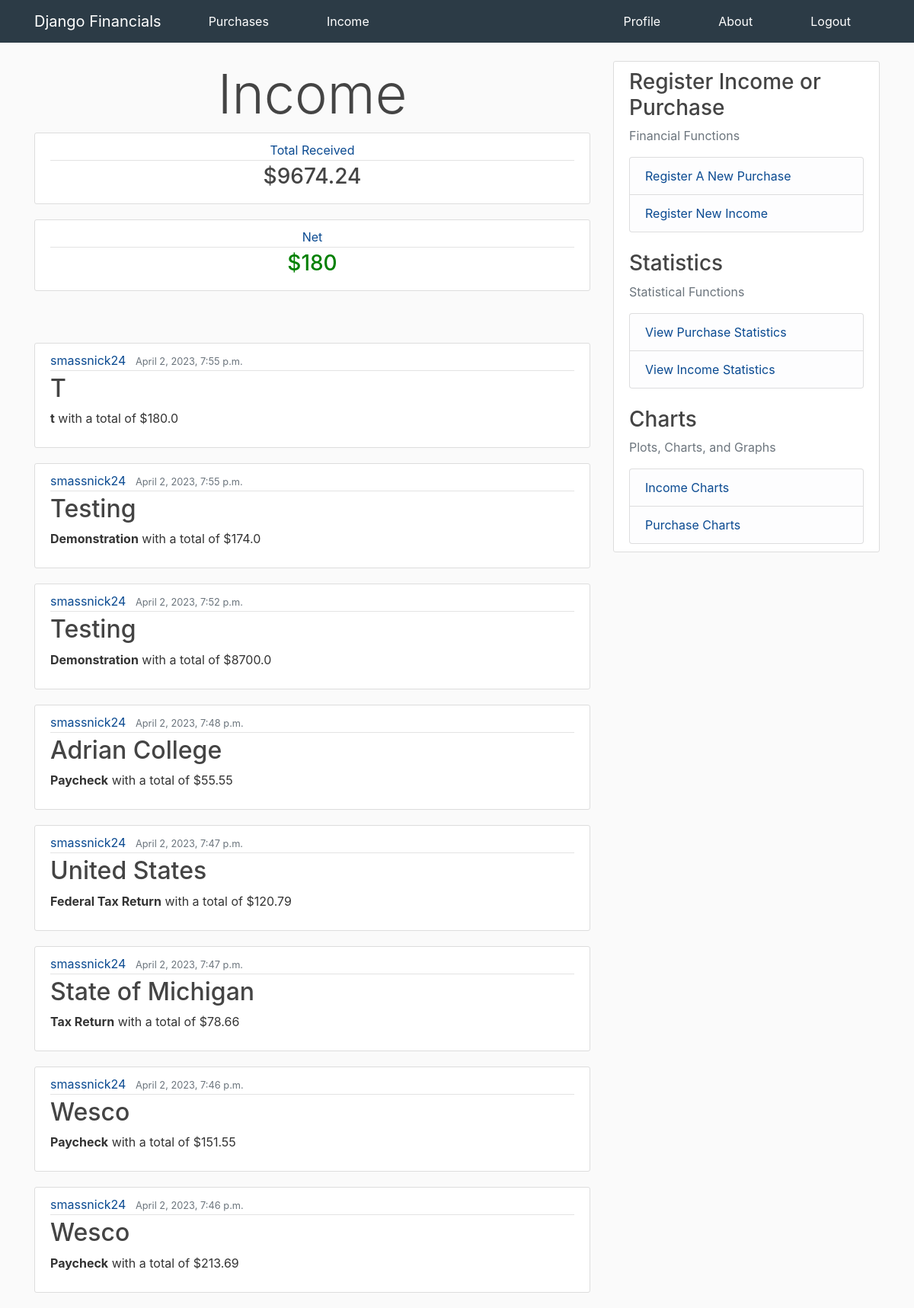
The page /income (signed in) on the database its author committed.
### finance_app/models.py (models this page shows, shortened)
class Income(models.Model):
    income_source = models.TextField()
    income_description = models.TextField()
    amount = models.FloatField()
    date_received = models.DateTimeField(default=timezone.now)
    month_received = models.IntegerField(default=timezone.now().month)
    owner = models.ForeignKey(User, on_delete=models.CASCADE)

### finance_app/views.py (the view)
# urls.py: path("income", views.income_page, name="income_page"),
@login_required
def income_page(request):
    total_inc = sum([income.amount for income in Income.objects.filter(owner=request.user)])
    total_pur = sum([purchase.amount for purchase in Purchase.objects.filter(owner=request.user)])
    net = total_inc - total_pur
    if net < 0.001 and net > -0.001:
        net = 0
    context = {
        "title": "Income",
        'incomes': reversed(Income.objects.all()),
        'total': total_inc,
        'net': net
    }
    return render(request, "finance_app/income.html", context)

### finance_app/templates/finance_app/income.html
{% extends "finance_app/base.html"%}
{% block content %}
    <h1 class="display-3 center">Income</h1>
    <article class="media content-section">
        <div class="media-body">
            <div class="article-metadata">
                <a class="mr-2 center" style="color: #0a4a91;" href="#">Total Received</a>
            </div>
            <h3><a class="article-title center" href="{% url 'income_statistics_page' %}">${{total|floatformat:-2}}</a></h3>
        </div>
    </article>
    <article class="media content-section">
        <div class="media-body">
            <div class="article-metadata">
                <a class="mr-2 center" style="color: #0a4a91;" href="#">Net</a>
            </div>
            {% if net > 0 %}
                <h3><a class="article-title center" href="#" style="color: green;">${{net|floatformat:-2}}</a></h3>
            {% elif net < 0 %}
                <h3><a class="article-title center" href="#" style="color: red;">${{net|floatformat:-2}}</a></h3>
            {% else %}
                <h3><a class="article-title center" href="#" style="color: black;">${{net|floatformat:-2}}</a></h3>
            {% endif %}
        </div>
    </article>
    <br>
    <br>
    {% for income in incomes %}
        {% if income.owner == user %}
            <article class="media content-section" aria-label="Container for Income">
                <div class="media-body">
                    <div class="article-metadata">
                        <a class="mr-2" style="color: #0a4a91;" href="#">{{income.owner}}</a>
                        <small class="text-muted">{{income.date_received}}</small>
                    </div>
                    <h2><a class="article-title" href="#">{{income.income_source}}</a></h2>
                    <p class="article-content"><strong>{{income.income_description}}</strong> with a total of ${{income.amount}}</p>
                </div>
            </article>
        {% endif %}
    {% endfor %}
{% endblock content %}

### finance_app/static/finance_app/styles.css (style rules this page uses)
body { background: #fafafa; color: #333333; margin-top: 5rem; }
h1, h2, h3, h4, h5, h6 { color: #444444; }
.center { width: 100%; display: inline-flex; justify-content: center; text-align: center; }
.content-section { background: #ffffff; padding: 10px 20px; border: 1px solid #dddddd; border-radius: 3px; margin-bottom: 20px; }
.article-title { color: #444444; text-align: center; }
.article-content { white-space: pre-line; }
.article-metadata { padding-bottom: 1px; margin-bottom: 4px; border-bottom: 1px solid #e3e3e3 }

### rows shown on the page
Income: owner "smassnick24", date_received "April 2, 2023, 7:55 p.m.", income_source "T", income_description "t", amount "180.0"
Income: owner "smassnick24", date_received "April 2, 2023, 7:55 p.m.", income_source "Testing", income_description "Demonstration", amount "174.0"
Income: owner "smassnick24", date_received "April 2, 2023, 7:52 p.m.", income_source "Testing", income_description "Demonstration", amount "8700.0"
Income: owner "smassnick24", date_received "April 2, 2023, 7:48 p.m.", income_source "Adrian College", income_description "Paycheck", amount "55.55"
Income: owner "smassnick24", date_received "April 2, 2023, 7:47 p.m.", income_source "United States", income_description "Federal Tax Return", amount "120.79"
Income: owner "smassnick24", date_received "April 2, 2023, 7:47 p.m.", income_source "State of Michigan", income_description "Tax Return", amount "78.66"
Income: owner "smassnick24", date_received "April 2, 2023, 7:46 p.m.", income_source "Wesco", income_description "Paycheck", amount "151.55"
Income: owner "smassnick24", date_received "April 2, 2023, 7:46 p.m.", income_source "Wesco", income_description "Paycheck", amount "213.69"

### other values the page prints
{{ total|floatformat:-2 }} "9674.24"
{{ net|floatformat:-2 }} "180"
